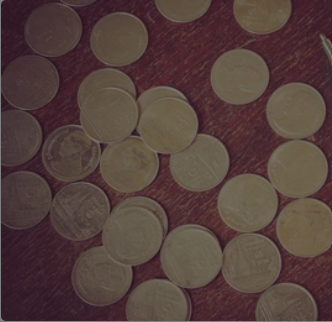
#> input picture labs/CIA3/prog2.png, 332 x 322 px
$ jupyter execute 2447137_CIA3p2.ipynb   (older library calls are emulated)
#> lines starting #> are read from the running program, lines starting #| are printed output that depends on the picture; after the words box and inside, x2 and y2 are one past the last pixel; in counts of white or black regions, pixels touching at a corner belong together
# Programme 2: Coin Segmentation using Marker-Controlled Watershed

**Objective:** Segment overlapping coins using marker-controlled watershed segmentation

[cell 1]
# Import required libraries
import numpy as np
import cv2
import matplotlib.pyplot as plt
from scipy import ndimage

# Set up matplotlib for better visualization
plt.rcParams['figure.figsize'] = (15, 10)
plt.rcParams['image.cmap'] = 'gray'

## Step 1: Load the Image

[cell 2]
# Load the image
img_path = 'prog2.png'
img = cv2.imread(img_path)
#> img is the input picture: shape (322, 332, 3); mean B, G, R 60.3, 64.6, 84.8

if img is None:
    print(f"Error: Could not load image from {img_path}")
else:
    print(f"Image loaded successfully!")
    print(f"Image shape: {img.shape}")
#| Image shape: (322, 332, 3)
    print(f"Image dtype: {img.dtype}")
#| Image dtype: uint8

    # Display original image
    plt.figure(figsize=(8, 6))
    plt.imshow(cv2.cvtColor(img, cv2.COLOR_BGR2RGB))
    plt.title('Original Image')
    plt.axis('off')
    plt.show()

## Step 2: Convert to Grayscale and Apply OTSU Thresholding

[cell 3]
# Convert to grayscale
gray = cv2.cvtColor(img, cv2.COLOR_BGR2GRAY)

# Apply OTSU's thresholding
ret, thresh = cv2.threshold(gray, 0, 255, cv2.THRESH_BINARY + cv2.THRESH_OTSU)
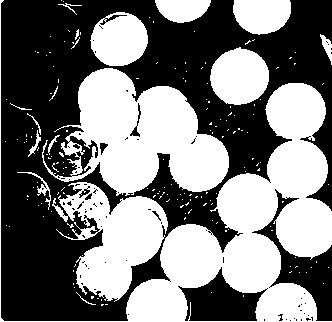
#> thresh: shape (322, 332); 47.4% white; 176 white regions (159 under 20 px), largest, box (x1, y1, x2, y2) and area: (0, 0, 332, 322) 21941, (42, 68, 229, 196) 13042, (52, 182, 168, 302) 7082
#> ret = 71

print(f"OTSU threshold value: {ret}")
#| OTSU threshold value: 71.0

# Display results
fig, axes = plt.subplots(1, 2, figsize=(12, 5))
axes[0].imshow(gray, cmap='gray')
axes[0].set_title('Grayscale Image')
axes[0].axis('off')

axes[1].imshow(thresh, cmap='gray')
axes[1].set_title(f'OTSU Thresholding (threshold={ret:.2f})')
axes[1].axis('off')
plt.tight_layout()
plt.show()

## Step 3: Remove Noise using Morphological Operations

[cell 4]
# Create kernel for morphological operations
kernel = np.ones((3, 3), np.uint8)

# Apply morphological opening
opening = cv2.morphologyEx(thresh, cv2.MORPH_OPEN, kernel, iterations=2)
#> opening: shape (322, 332); 44.3% white; 15 white regions (2 under 20 px), largest, box (x1, y1, x2, y2) and area: (126, 83, 332, 322) 21171, (78, 68, 229, 193) 12218, (64, 191, 168, 299) 6146

[cell 5]
# Display results
fig, axes = plt.subplots(1, 3, figsize=(15, 5))

axes[0].imshow(thresh, cmap='gray')
axes[0].set_title('Before Noise Removal')
axes[0].axis('off')

axes[1].imshow(opening, cmap='gray')
axes[1].set_title('After Morphological Opening\n(Noise Removed)')
axes[1].axis('off')

# Show difference
diff = cv2.absdiff(thresh, opening)
#> diff: shape (322, 332); 3.2% white in thin lines or dots
axes[2].imshow(diff, cmap='hot')
axes[2].set_title('Removed Noise (Difference)')
axes[2].axis('off')

plt.tight_layout()
plt.show()

## Step 4: Extract Sure Background Area

[cell 6]
# Sure background area - dilate the opening result

sure_bg = cv2.dilate(opening, kernel, iterations=3)
#> sure_bg: shape (322, 332); 54.3% white; 9 black regions (2 under 20 px), largest, box (x1, y1, x2, y2) and area: (0, 0, 332, 322) 42606, (145, 157, 232, 242) 2041, (187, 278, 256, 322) 2032

# Display results
fig, axes = plt.subplots(1, 2, figsize=(12, 5))

axes[0].imshow(opening, cmap='gray')
axes[0].set_title('After Opening')
axes[0].axis('off')

axes[1].imshow(sure_bg, cmap='gray')
axes[1].set_title('Sure Background\n(After Dilation)')
axes[1].axis('off')

plt.tight_layout()
plt.show()

## Step 5: Extract Sure Foreground using Distance Transform

[cell 7]
# Apply distance transform
dist_transform = cv2.distanceTransform(opening, cv2.DIST_L2, 5)
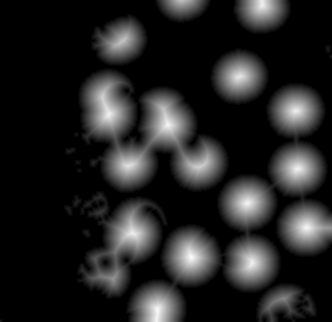
#> dist_transform: shape (322, 332) float32; min 0, max 30.39, mean 4.3; drawn with min black and max white

# Normalize for visualization
dist_transform_normalized = cv2.normalize(dist_transform, None, 0, 255, cv2.NORM_MINMAX, cv2.CV_8U)

# Threshold the distance transform to get sure foreground
# We take a percentage of the maximum distance
ret, sure_fg = cv2.threshold(dist_transform, 0.5 * dist_transform.max(), 255, 0)
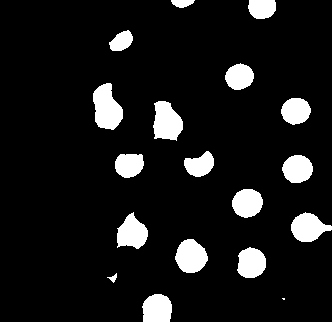
#> sure_fg: shape (322, 332) float32; 9.7% white; 18 white regions (1 under 20 px), largest, box (x1, y1, x2, y2) and area: (93, 83, 123, 130) 986, (153, 101, 183, 141) 886, (175, 239, 208, 273) 828
#> ret = 15.2
sure_fg = np.uint8(sure_fg)

[cell 8]
# Display results
fig, axes = plt.subplots(2, 2, figsize=(12, 10))

axes[0, 0].imshow(opening, cmap='gray')
axes[0, 0].set_title('Binary Image (Opening)')
axes[0, 0].axis('off')

axes[0, 1].imshow(dist_transform, cmap='jet')
axes[0, 1].set_title('Distance Transform\n(Raw Values)')
axes[0, 1].axis('off')
axes[0, 1].colorbar = plt.colorbar(axes[0, 1].imshow(dist_transform, cmap='jet'), ax=axes[0, 1])

axes[1, 0].imshow(dist_transform_normalized, cmap='jet')
axes[1, 0].set_title('Distance Transform\n(Normalized)')
axes[1, 0].axis('off')

axes[1, 1].imshow(sure_fg, cmap='gray')
axes[1, 1].set_title(f'Sure Foreground\n(Threshold = {0.5 * dist_transform.max():.2f})')
axes[1, 1].axis('off')

plt.tight_layout()
plt.show()

## Step 6: Find Unknown Region

[cell 9]
# Unknown region = Sure background - Sure foreground
unknown = cv2.subtract(sure_bg, sure_fg)
#> unknown: shape (322, 332); 44.6% white; 6 white regions, box (x1, y1, x2, y2) and area: (61, 11, 332, 322) 44306, (230, 0, 294, 37) 1605, (152, 0, 214, 26) 1156, (62, 144, 85, 176) 445, (322, 42, 332, 62) 174, (0, 316, 6, 322) 36

# Display all regions
fig, axes = plt.subplots(2, 2, figsize=(12, 10))

axes[0, 0].imshow(sure_bg, cmap='gray')
axes[0, 0].set_title('Sure Background')
axes[0, 0].axis('off')

axes[0, 1].imshow(sure_fg, cmap='gray')
axes[0, 1].set_title('Sure Foreground')
axes[0, 1].axis('off')

axes[1, 0].imshow(unknown, cmap='gray')
axes[1, 0].set_title('Unknown Region\n(Background - Foreground)')
axes[1, 0].axis('off')

# Create a composite view
composite = np.zeros_like(img)
composite[sure_fg == 255] = [0, 255, 0]
composite[unknown == 255] = [0,0 , 255]  # Yellow for unknown
composite[sure_bg == 0] = [255, 0, 0]  # Red for sure background

axes[1, 1].imshow(cv2.cvtColor(composite, cv2.COLOR_BGR2RGB))
axes[1, 1].set_title('Composite View\nGreen=Foreground, Yellow=Unknown, Red=Background')
axes[1, 1].axis('off')

plt.tight_layout()
plt.show()

## Step 7: Marker Labelling and Watershed Segmentation

[cell 10]
# Marker labelling
# Label the sure foreground regions
ret, markers = cv2.connectedComponents(sure_fg)
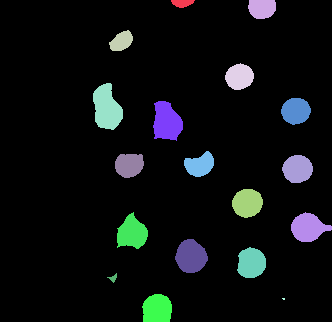
#> markers: shape (322, 332) int32; 19 distinct labels, from 0 to 18; one colour per label, 0 black
#> ret = 19

# Add 1 to all labels so that sure background is not 0, but 1
markers = markers + 1
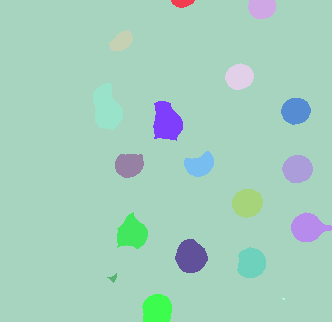
#> markers: shape (322, 332) int32; 19 distinct labels, from 1 to 19; one colour per label, 0 black

# Mark the unknown region as 0
markers[unknown == 255] = 0
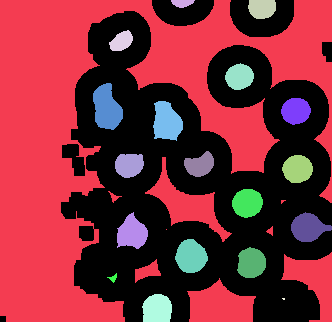
#> markers: shape (322, 332) int32; 20 distinct labels, from 0 to 19; one colour per label, 0 black

# Display markers
fig, axes = plt.subplots(1, 2, figsize=(12, 5))

axes[0].imshow(markers, cmap='nipy_spectral')
axes[0].set_title(f'Markers Before Watershed\n({ret} coins + background)')
axes[0].axis('off')

# Create a colorbar
im = axes[0].imshow(markers, cmap='nipy_spectral')
plt.colorbar(im, ax=axes[0])


plt.tight_layout()
plt.show()
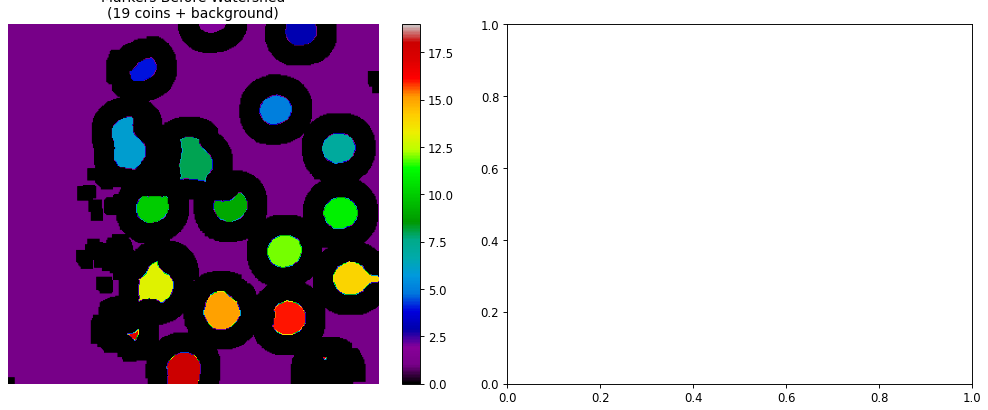
#> figure drawn by matplotlib, 2 panels

[cell 11]
# Apply watershed algorithm
markers_watershed = cv2.watershed(img, markers)
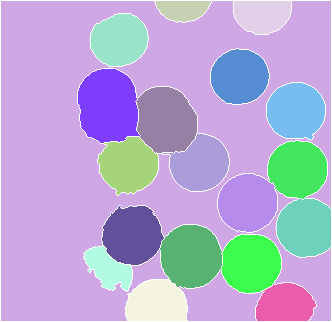
#> markers_watershed: shape (322, 332) int32; 20 distinct labels, from -1 to 19; one colour per label, 0 black, -1 white

# Create output image
img_result = img.copy()

# Mark boundaries in red
img_result[markers_watershed == -1] = [0, 0, 255]
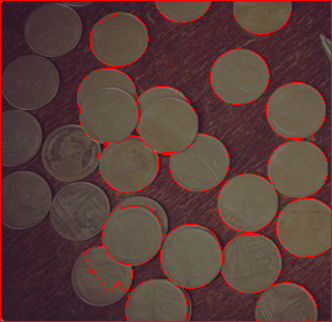
#> img_result: shape (322, 332, 3); 3.62% of pixels changed, all inside (x1, y1, x2, y2) = (0, 0, 332, 322)

# Display results
fig, axes = plt.subplots(1, 2, figsize=(12, 5))

axes[0].imshow(markers_watershed, cmap='nipy_spectral')
axes[0].set_title('Markers After Watershed\n(Boundaries marked as -1)')
axes[0].axis('off')

axes[1].imshow(cv2.cvtColor(img_result, cv2.COLOR_BGR2RGB))
axes[1].set_title('Segmented Image\n(Boundaries in Red)')
axes[1].axis('off')

plt.tight_layout()
plt.show()
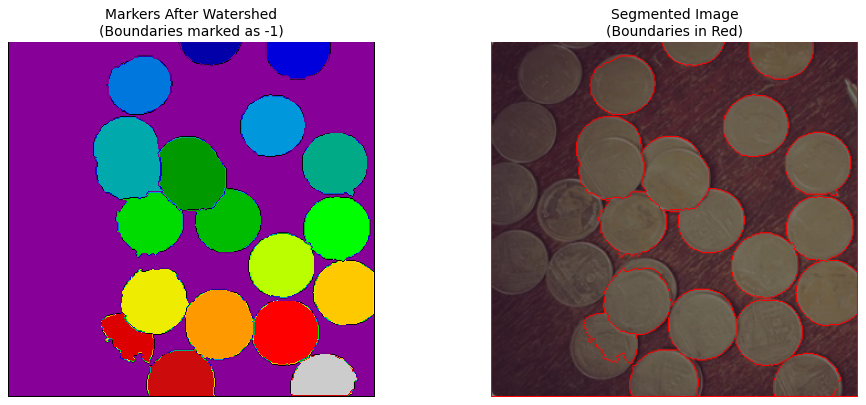
#> figure drawn by matplotlib, 2 panels

print(f"Watershed segmentation complete!")
print(f"Number of segments: {len(np.unique(markers_watershed)) - 2}")  # -2 for background and boundary
#| Number of segments: 18

$ run again, with labs/CIA3/prog1.jpg saved as labs/CIA3/prog2.png
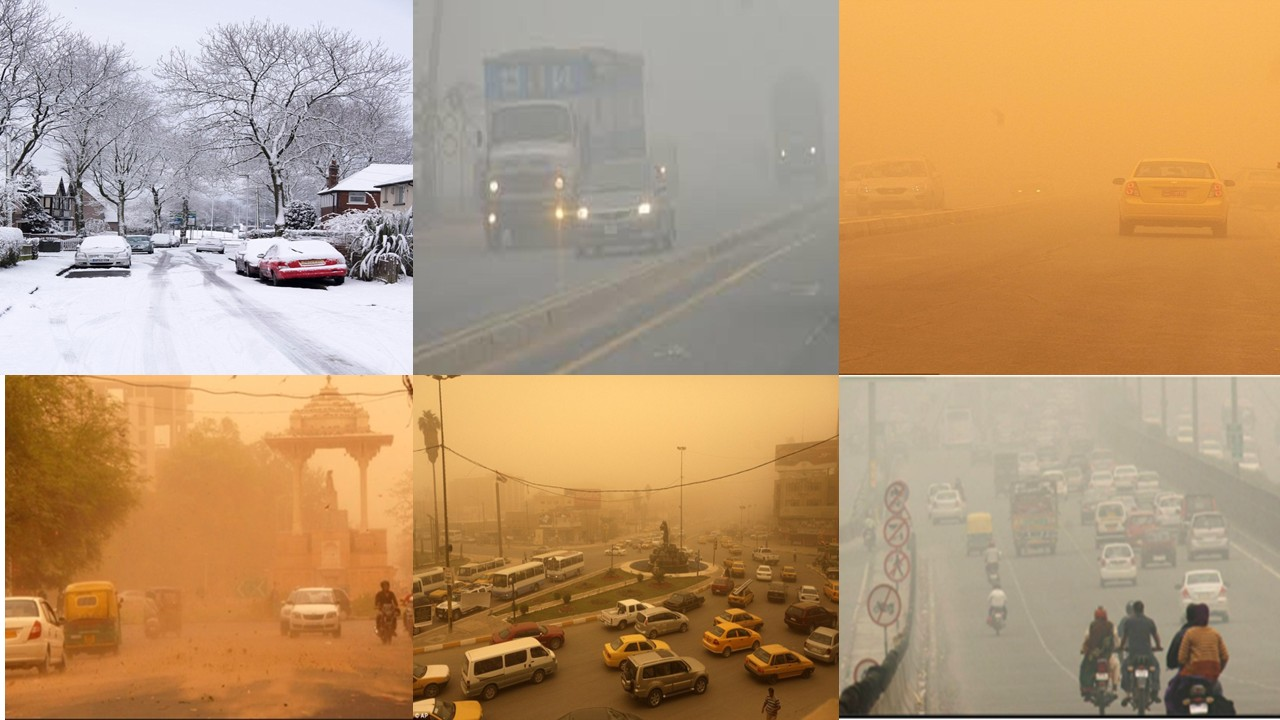
#> input picture labs/CIA3/prog1.jpg, 1280 x 720 px
#> img is the input picture: shape (720, 1280, 3); mean B, G, R 114.8, 150.7, 182.9
#| Image shape: (720, 1280, 3)
#| Image dtype: uint8
#> `ret, thresh = cv2.threshold(gray, 0, 255, cv2.THRESH_BINARY + cv2.THRE..`:
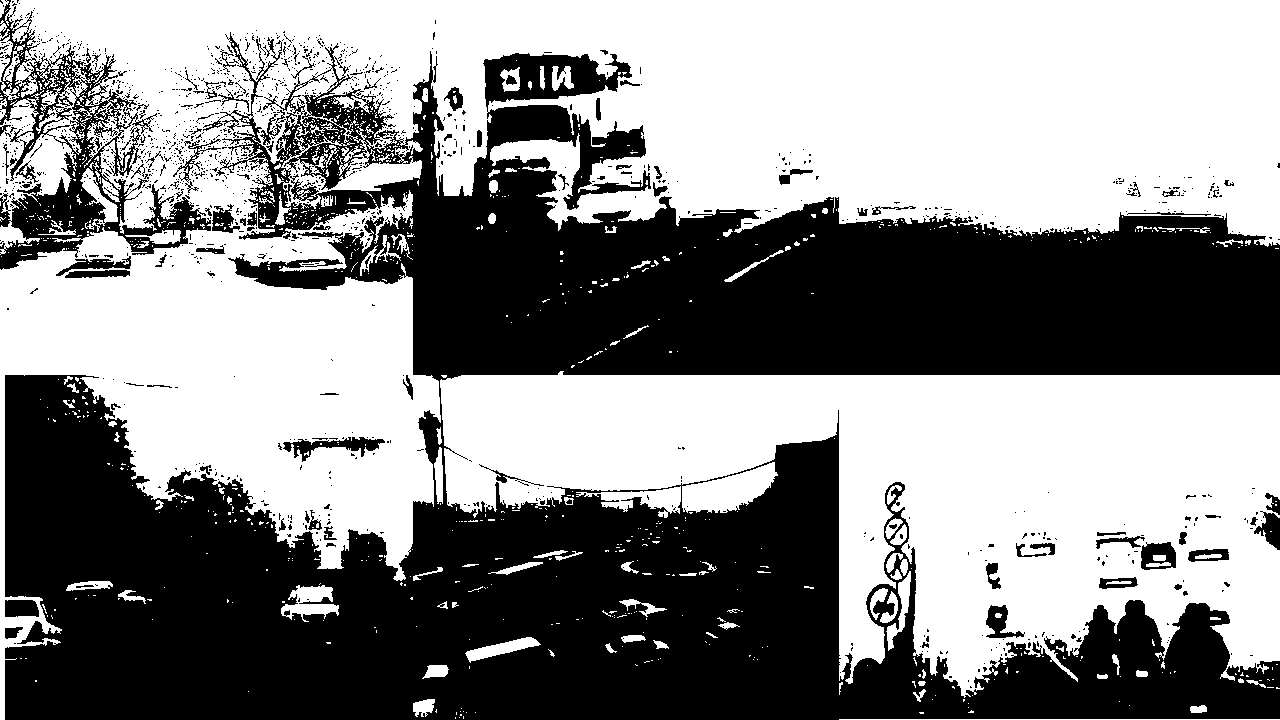
#> thresh: shape (720, 1280); 54.4% white; 1381 black regions (1282 under 20 px), largest, box (x1, y1, x2, y2) and area: (5, 32, 1280, 720) 390873, (0, 0, 211, 270) 14478, (283, 437, 385, 462) 938
#> `ret, thresh = cv2.threshold(gray, 0, 255, cv2.THRESH_BINARY + cv2.THRE..`: ret = 153
#| OTSU threshold value: 153.0
#> opening: shape (720, 1280); 50% white; 160 white regions, largest, box (x1, y1, x2, y2) and area: (15, 0, 1280, 243) 190975, (440, 373, 1280, 695) 150781, (0, 229, 440, 720) 88843
#> diff: shape (720, 1280); 4.4% white in thin lines or dots
#> sure_bg: shape (720, 1280); 56.5% white; 62 black regions (31 under 20 px), largest, box (x1, y1, x2, y2) and area: (8, 378, 1280, 720) 212621, (0, 0, 1280, 377) 176521, (490, 108, 642, 206) 4105
#> `ret, sure_fg = cv2.threshold(dist_transform, 0.5 * dist_transform.max(..`: ret = 108.1
#> unknown: shape (720, 1280); 52.2% white; 63 black regions (31 under 20 px), largest, box (x1, y1, x2, y2) and area: (8, 378, 1280, 720) 212621, (0, 0, 1280, 377) 176521, (725, 0, 1280, 115) 39967
#> `ret, markers = cv2.connectedComponents(sure_fg)`: ret = 2
#> markers_watershed: shape (720, 1280) int32; 3 distinct labels, from -1 to 2
#> img_result: shape (720, 1280, 3); 0.59% of pixels changed, all inside (x1, y1, x2, y2) = (0, 0, 1280, 720)
#> `plt.show()`:
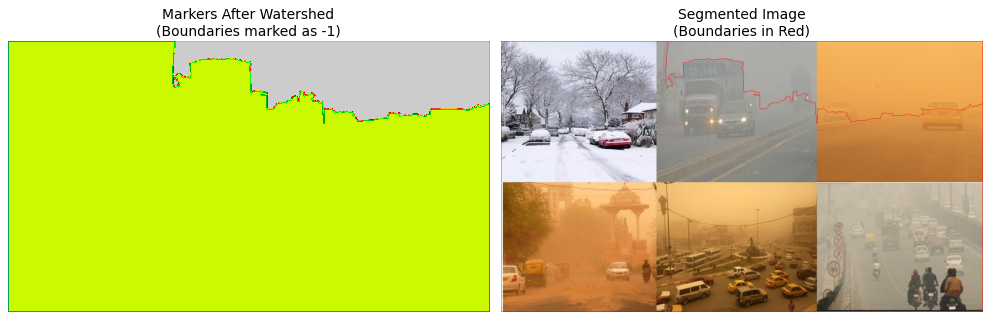
#> figure drawn by matplotlib, 2 panels
#| Number of segments: 1
